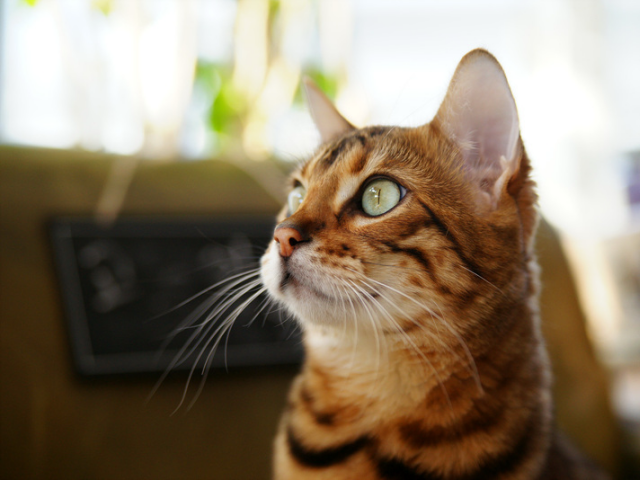
//> input picture OpenCV/ch3/cat.bmp, 640 x 480 px
$ ./Partial_extraction   (built with g++ and OpenCV 4)
//> lines starting //> are read from the running program, lines starting //| are printed output that depends on the picture
/* 부분 행렬 추출 */
#include "opencv2/opencv.hpp"
#include <iostream>
using namespace std;
using namespace cv;

int main()
{
	/* 괄호 () 연산자 재정의 이용, 메모리 공간 확보가 아닌 픽셀 데이터를 공유하는 얕은 복사임 */
	Mat img1 = imread("cat.bmp");
//> img1 is the input picture: 480 rows x 640 cols, CV_8UC3; mean B, G, R 104.5, 125.6, 140.8

	/* 이미지 불러오기 실패 시 프로그램 종료 */
	if (img1.empty())
	{
		cerr << "Image Load Fail" << endl;
		return -1;
	}

	/* (220, 120) 좌표로부터 340 x 240 크기만큼의 사각형 */
	Mat img2 = img1(Rect(220, 120, 340, 240)); // Rect 클래스를 이용한 사각형 관심영역 정의
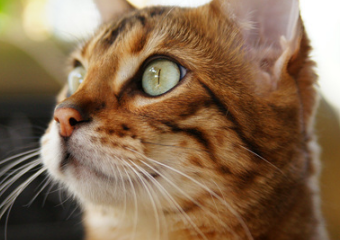
//> img2: 240 rows x 340 cols, CV_8UC3; mean B, G, R 80, 107.4, 134.5

	/* 영상의 반전 */
	/* 부분 영상 추출 시 픽셀 데이터를 공유한다는 특성을 이용하면 입력 영상의 일부분에만 특정한 영상처리를 수행할 수 있음*/
	//img2 = ~img2;

	imshow("img1", img1);
	imshow("img2", img2);

	/* clone을 이용한 깊은 복사 및 부분 영상 추출 */
	Mat img3 = img1(Rect(220, 120, 240, 240)).clone();
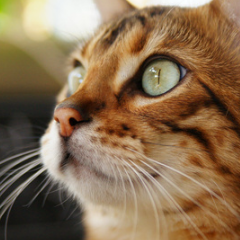
//> img3: 240 rows x 240 cols, CV_8UC3; mean B, G, R 82.1, 111.5, 137.7
	// img3 = ~img3; // 반전을 해도 img1에는 적용되지 않음

	imshow("img3", img3);

	waitKey();
	destroyAllWindows();
	//이외에도 rowRange, colRange, row, col이 있음
	return 0;
}
